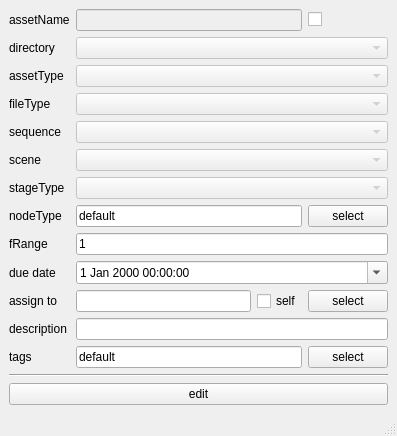
<?xml version="1.0" encoding="UTF-8"?>
<ui version="4.0">
 <class>MainWindow</class>
 <widget class="QMainWindow" name="MainWindow">
  <property name="enabled">
   <bool>true</bool>
  </property>
  <property name="geometry">
   <rect>
    <x>0</x>
    <y>0</y>
    <width>397</width>
    <height>423</height>
   </rect>
  </property>
  <property name="windowTitle">
   <string>Edit Asset</string>
  </property>
  <widget class="QWidget" name="centralwidget">
   <layout class="QGridLayout" name="gridLayout">
    <item row="14" column="0">
     <widget class="QLabel" name="labelTags">
      <property name="toolTip">
       <string>group owner of the project directory</string>
      </property>
      <property name="text">
       <string>tags</string>
      </property>
     </widget>
    </item>
    <item row="12" column="1">
     <widget class="QLineEdit" name="lineEditWorkers">
      <property name="toolTip">
       <string>list of space separated usernames</string>
      </property>
     </widget>
    </item>
    <item row="8" column="1" colspan="3">
     <widget class="QComboBox" name="comboStageType">
      <property name="enabled">
       <bool>false</bool>
      </property>
     </widget>
    </item>
    <item row="12" column="0">
     <widget class="QLabel" name="labelAssignTo">
      <property name="text">
       <string>assign to</string>
      </property>
     </widget>
    </item>
    <item row="11" column="1" colspan="3">
     <widget class="QDateTimeEdit" name="dateEditDue">
      <property name="calendarPopup">
       <bool>true</bool>
      </property>
     </widget>
    </item>
    <item row="9" column="0">
     <widget class="QLabel" name="labelNodeType">
      <property name="sizePolicy">
       <sizepolicy hsizetype="Maximum" vsizetype="Maximum">
        <horstretch>0</horstretch>
        <verstretch>0</verstretch>
       </sizepolicy>
      </property>
      <property name="text">
       <string>nodeType</string>
      </property>
     </widget>
    </item>
    <item row="0" column="3">
     <widget class="QCheckBox" name="checkAssName">
      <property name="enabled">
       <bool>true</bool>
      </property>
      <property name="sizePolicy">
       <sizepolicy hsizetype="Fixed" vsizetype="Fixed">
        <horstretch>0</horstretch>
        <verstretch>0</verstretch>
       </sizepolicy>
      </property>
      <property name="text">
       <string/>
      </property>
      <property name="checked">
       <bool>false</bool>
      </property>
     </widget>
    </item>
    <item row="3" column="1" colspan="3">
     <widget class="QComboBox" name="comboAssType">
      <property name="enabled">
       <bool>false</bool>
      </property>
     </widget>
    </item>
    <item row="3" column="0">
     <widget class="QLabel" name="labelAssType">
      <property name="sizePolicy">
       <sizepolicy hsizetype="Maximum" vsizetype="Maximum">
        <horstretch>0</horstretch>
        <verstretch>0</verstretch>
       </sizepolicy>
      </property>
      <property name="text">
       <string>assetType</string>
      </property>
     </widget>
    </item>
    <item row="0" column="0">
     <widget class="QLabel" name="labelAssName">
      <property name="sizePolicy">
       <sizepolicy hsizetype="Maximum" vsizetype="Maximum">
        <horstretch>0</horstretch>
        <verstretch>0</verstretch>
       </sizepolicy>
      </property>
      <property name="text">
       <string>assetName</string>
      </property>
     </widget>
    </item>
    <item row="13" column="1" colspan="3">
     <widget class="QLineEdit" name="lineEditDesc">
      <property name="toolTip">
       <string>group owner of the project directory</string>
      </property>
      <property name="text">
       <string/>
      </property>
     </widget>
    </item>
    <item row="8" column="0">
     <widget class="QLabel" name="labelStageType">
      <property name="sizePolicy">
       <sizepolicy hsizetype="Maximum" vsizetype="Maximum">
        <horstretch>0</horstretch>
        <verstretch>0</verstretch>
       </sizepolicy>
      </property>
      <property name="text">
       <string>stageType</string>
      </property>
     </widget>
    </item>
    <item row="11" column="0">
     <widget class="QLabel" name="labelDue">
      <property name="sizePolicy">
       <sizepolicy hsizetype="Maximum" vsizetype="Preferred">
        <horstretch>0</horstretch>
        <verstretch>0</verstretch>
       </sizepolicy>
      </property>
      <property name="text">
       <string>due date</string>
      </property>
     </widget>
    </item>
    <item row="5" column="0">
     <widget class="QLabel" name="labelSequence">
      <property name="sizePolicy">
       <sizepolicy hsizetype="Maximum" vsizetype="Maximum">
        <horstretch>0</horstretch>
        <verstretch>0</verstretch>
       </sizepolicy>
      </property>
      <property name="text">
       <string>sequence</string>
      </property>
     </widget>
    </item>
    <item row="2" column="0">
     <widget class="QLabel" name="labelDirectory">
      <property name="sizePolicy">
       <sizepolicy hsizetype="Maximum" vsizetype="Preferred">
        <horstretch>0</horstretch>
        <verstretch>0</verstretch>
       </sizepolicy>
      </property>
      <property name="whatsThis">
       <string>directory to store the output data from file. eg : rendered output of lighting files.</string>
      </property>
      <property name="text">
       <string>directory</string>
      </property>
     </widget>
    </item>
    <item row="15" column="0" colspan="4">
     <spacer name="verticalSpacer">
      <property name="orientation">
       <enum>Qt::Vertical</enum>
      </property>
      <property name="sizeHint" stdset="0">
       <size>
        <width>20</width>
        <height>40</height>
       </size>
      </property>
     </spacer>
    </item>
    <item row="16" column="0" colspan="4">
     <widget class="Line" name="line">
      <property name="sizePolicy">
       <sizepolicy hsizetype="MinimumExpanding" vsizetype="Fixed">
        <horstretch>0</horstretch>
        <verstretch>0</verstretch>
       </sizepolicy>
      </property>
      <property name="orientation">
       <enum>Qt::Horizontal</enum>
      </property>
     </widget>
    </item>
    <item row="6" column="0">
     <widget class="QLabel" name="labelScene">
      <property name="sizePolicy">
       <sizepolicy hsizetype="Maximum" vsizetype="Maximum">
        <horstretch>0</horstretch>
        <verstretch>0</verstretch>
       </sizepolicy>
      </property>
      <property name="text">
       <string>scene</string>
      </property>
     </widget>
    </item>
    <item row="17" column="0" colspan="4">
     <widget class="QPushButton" name="pushEdit">
      <property name="text">
       <string>edit</string>
      </property>
     </widget>
    </item>
    <item row="4" column="1" colspan="3">
     <widget class="QComboBox" name="comboFileType">
      <property name="enabled">
       <bool>false</bool>
      </property>
     </widget>
    </item>
    <item row="6" column="1" colspan="3">
     <widget class="QComboBox" name="comboScene">
      <property name="enabled">
       <bool>false</bool>
      </property>
     </widget>
    </item>
    <item row="4" column="0">
     <widget class="QLabel" name="labelFileType">
      <property name="sizePolicy">
       <sizepolicy hsizetype="Maximum" vsizetype="Maximum">
        <horstretch>0</horstretch>
        <verstretch>0</verstretch>
       </sizepolicy>
      </property>
      <property name="text">
       <string>fileType</string>
      </property>
     </widget>
    </item>
    <item row="13" column="0">
     <widget class="QLabel" name="labelDesc">
      <property name="toolTip">
       <string>group owner of the project directory</string>
      </property>
      <property name="text">
       <string>description</string>
      </property>
     </widget>
    </item>
    <item row="5" column="1" colspan="3">
     <widget class="QComboBox" name="comboSequence">
      <property name="enabled">
       <bool>false</bool>
      </property>
     </widget>
    </item>
    <item row="2" column="1" colspan="3">
     <widget class="QComboBox" name="comboDirectory">
      <property name="enabled">
       <bool>false</bool>
      </property>
     </widget>
    </item>
    <item row="12" column="3">
     <widget class="QPushButton" name="pushUsers">
      <property name="text">
       <string>select</string>
      </property>
     </widget>
    </item>
    <item row="10" column="0">
     <widget class="QLabel" name="labelFRange">
      <property name="sizePolicy">
       <sizepolicy hsizetype="Maximum" vsizetype="Maximum">
        <horstretch>0</horstretch>
        <verstretch>0</verstretch>
       </sizepolicy>
      </property>
      <property name="text">
       <string>fRange</string>
      </property>
     </widget>
    </item>
    <item row="14" column="3">
     <widget class="QPushButton" name="pushTags">
      <property name="text">
       <string>select</string>
      </property>
     </widget>
    </item>
    <item row="12" column="2">
     <widget class="QCheckBox" name="checkAssign">
      <property name="text">
       <string>self</string>
      </property>
      <property name="checked">
       <bool>false</bool>
      </property>
     </widget>
    </item>
    <item row="14" column="1" colspan="2">
     <widget class="QLineEdit" name="lineEditTags">
      <property name="toolTip">
       <string>group owner of the project directory</string>
      </property>
      <property name="text">
       <string>default</string>
      </property>
     </widget>
    </item>
    <item row="0" column="1" colspan="2">
     <widget class="QLineEdit" name="lineEditAssName">
      <property name="enabled">
       <bool>false</bool>
      </property>
      <property name="sizePolicy">
       <sizepolicy hsizetype="MinimumExpanding" vsizetype="Fixed">
        <horstretch>0</horstretch>
        <verstretch>0</verstretch>
       </sizepolicy>
      </property>
     </widget>
    </item>
    <item row="10" column="1" colspan="3">
     <widget class="QLineEdit" name="lineEditFRange">
      <property name="sizePolicy">
       <sizepolicy hsizetype="MinimumExpanding" vsizetype="Fixed">
        <horstretch>0</horstretch>
        <verstretch>0</verstretch>
       </sizepolicy>
      </property>
      <property name="text">
       <string>1</string>
      </property>
     </widget>
    </item>
    <item row="9" column="3">
     <widget class="QPushButton" name="pushNodes">
      <property name="text">
       <string>select</string>
      </property>
     </widget>
    </item>
    <item row="9" column="1" colspan="2">
     <widget class="QLineEdit" name="lineEditNodes">
      <property name="toolTip">
       <string>group owner of the project directory</string>
      </property>
      <property name="text">
       <string>default</string>
      </property>
     </widget>
    </item>
   </layout>
  </widget>
  <widget class="QStatusBar" name="statusBar"/>
 </widget>
 <resources/>
 <connections/>
</ui>
